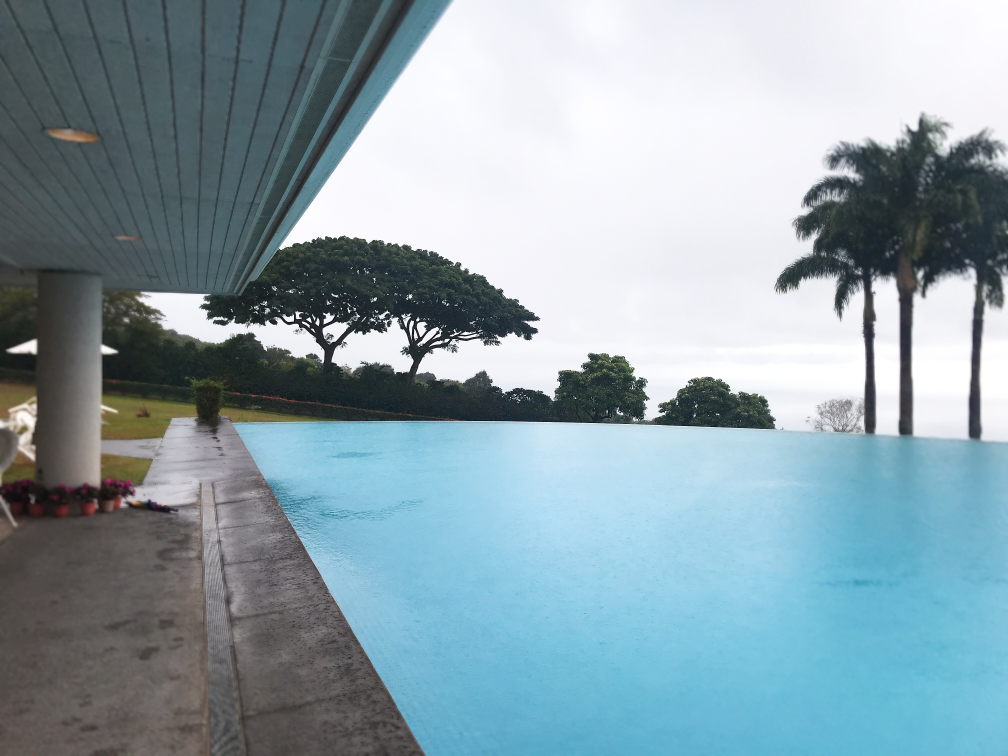
#> input picture 실습자료/pool.jpg, 4032 x 3024 px (shown at 1/4 size)
$ jupyter execute '12week_web_이미지분석.ipynb'   (shell and % lines are left out)
#> lines starting #> are read from the running program, lines starting #| are printed output that depends on the picture
[cell 1]
import numpy as np
import pandas as pd
import matplotlib.pyplot as plt
import matplotlib as mpl
import seaborn as sns
import korean_language

### 1개 픽셀 : 8비트(2의 8승, 256) , 컬러는 RGB 채널 3개로 24비트
#### opencv 사이트 : https://docs.opencv.org/4.5.0/index.html
### imread로 이미지를 읽고 변수에 담으면 ndarray배열 숫자값이 반환된다

[cell 2]
#!pip install opencv-python

[cell 3]
import cv2

[cell 4]
img = cv2.imread('./pool.jpg')
#> img is the input picture: shape (3024, 4032, 3); mean B, G, R 170.1, 161.5, 140.4

[cell 5]
img[[[ 87,  86,  76]]]

[cell 6]
type(img)

### 행,열, 차원

[cell 7]
img.shape
#> Out = (3024, 4032, 3)

[cell 8]
img.min(), img.max()
#> Out = (0, 255)

[cell 9]
plt.imshow(cv2.cvtColor(img, cv2.COLOR_BGR2RGB))
plt.show()

[cell 10]
img2 = 255 - img
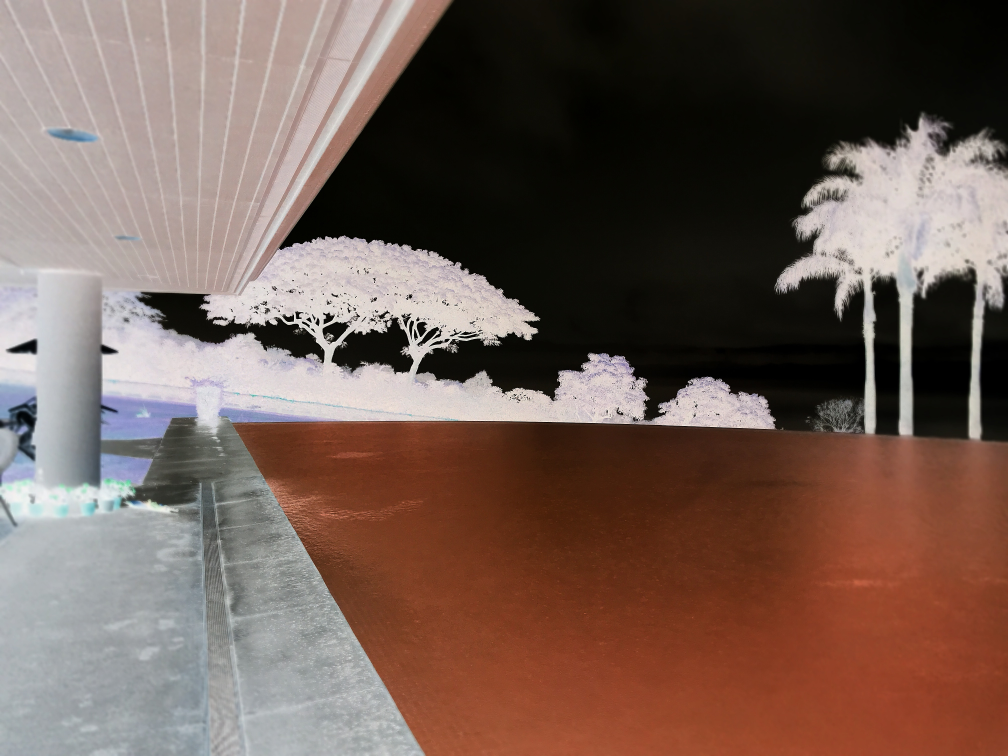
#> img2: shape (3024, 4032, 3) (shown at 1/4 size); mean B, G, R 84.9, 93.5, 114.6
plt.imshow(cv2.cvtColor(img2, cv2.COLOR_BGR2RGB))
plt.show()

[cell 11]
cv2.imwrite('pool2.jpg',img2)
#> Out = True

[cell 12]
img3 = cv2.cvtColor(img, cv2.COLOR_BGR2GRAY)
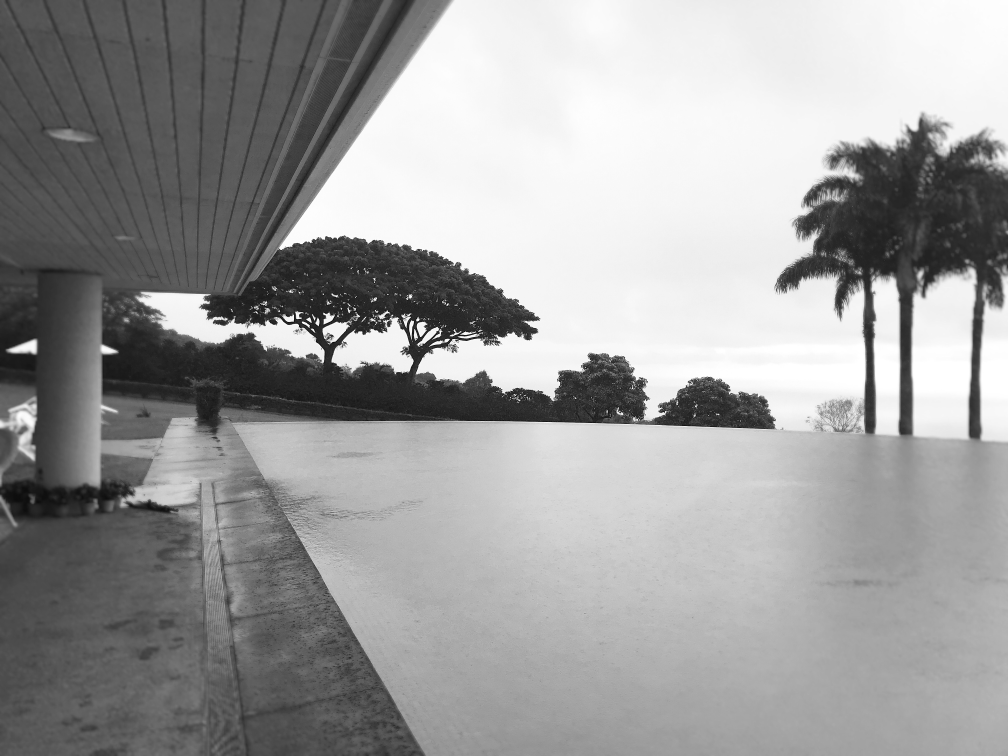
#> img3: shape (3024, 4032) (shown at 1/4 size); min 0, max 255, mean 156.1
plt.imshow(img3, cmap='gray')
plt.show()

[cell 13]
plt.subplot(1,2,1)
plt.imshow(cv2.cvtColor(img, cv2.COLOR_BGR2RGB))
plt.axis('off')
img4 = cv2.flip(img,1)
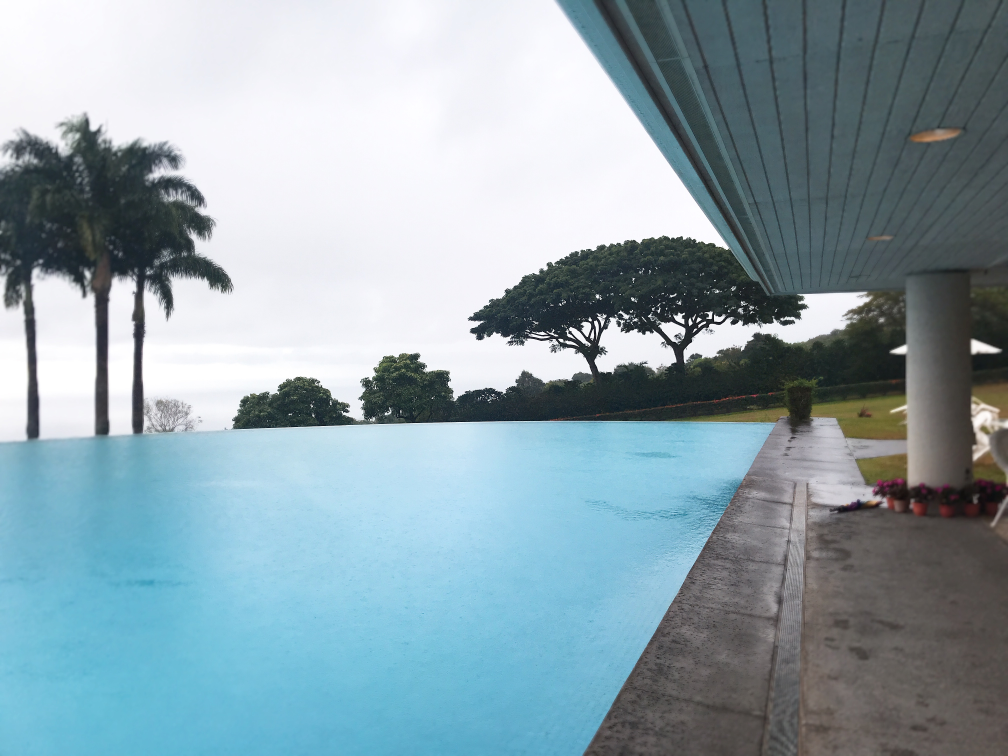
#> img4: shape (3024, 4032, 3) (shown at 1/4 size); mean B, G, R 170.1, 161.5, 140.4
plt.subplot(1,2,2)
plt.imshow(cv2.cvtColor(img4, cv2.COLOR_BGR2RGB))
plt.show()
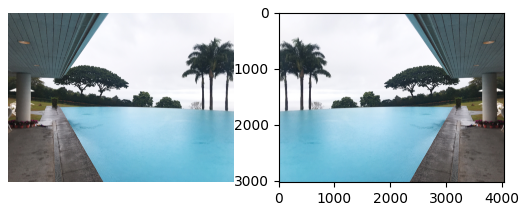
#> figure drawn by matplotlib, 2 panels

[cell 14]
img5 = cv2.resize(img, (400,300))
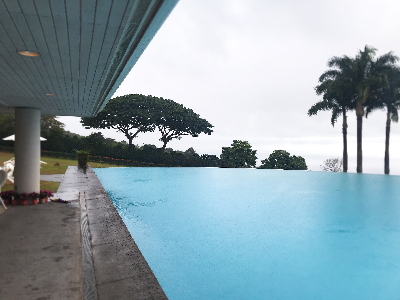
#> img5: shape (300, 400, 3); mean B, G, R 170, 161.4, 140.4
plt.imshow(cv2.cvtColor(img5, cv2.COLOR_BGR2RGB))
plt.show()

[cell 15]
img6 = img[0:100, 0:2000]
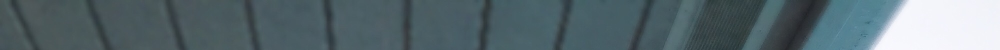
#> img6: shape (100, 2000, 3) (shown at 1/2 size); mean B, G, R 112.7, 107, 90.5
plt.imshow(cv2.cvtColor(img6, cv2.COLOR_BGR2RGB))
plt.show()

[cell 16]
img7 = cv2.blur(img,(100,100))
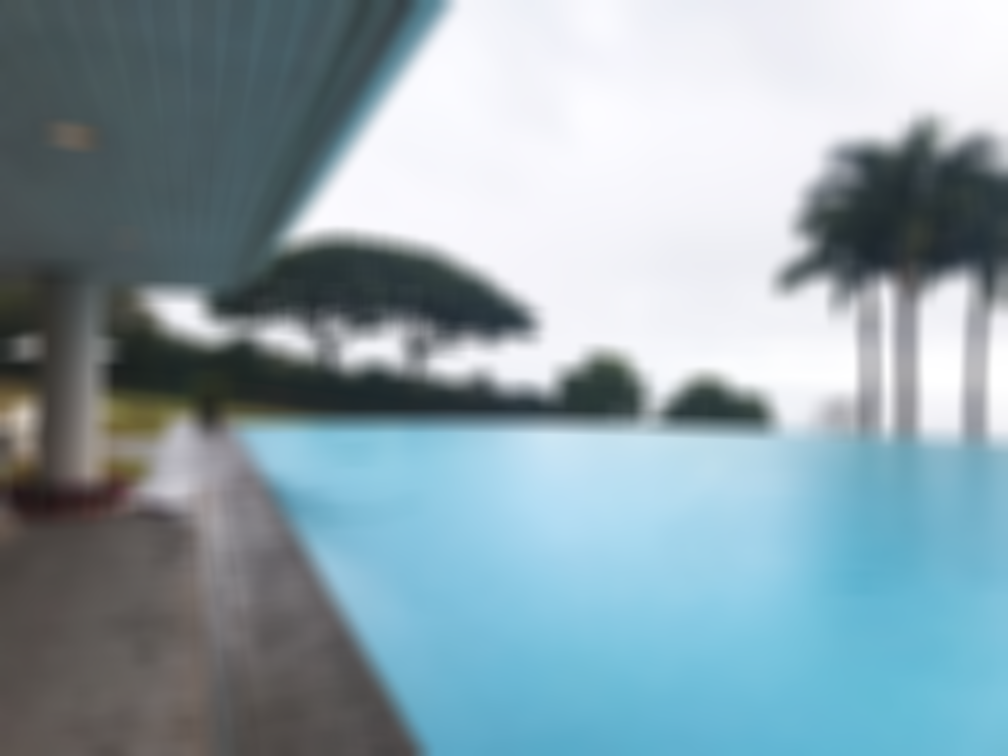
#> img7: shape (3024, 4032, 3) (shown at 1/4 size); mean B, G, R 170.1, 161.5, 140.4
plt.imshow(cv2.cvtColor(img7, cv2.COLOR_BGR2RGB))
plt.show()

[cell 17]
kernel =np.array([[0, -1, 0],
                 [-1, 5, -1],
                 [0, -1,0]])

[cell 18]
img8 = cv2.filter2D(img, -1, kernel)
plt.imshow(cv2.cvtColor(img8, cv2.COLOR_BGR2GRAY), cmap='gray')
plt.show()
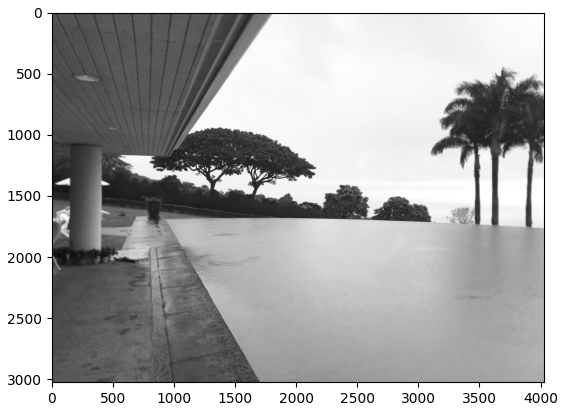
#> figure drawn by matplotlib, 1 panel

$ run again, with 실습자료/family.jpg copied over 실습자료/pool.jpg
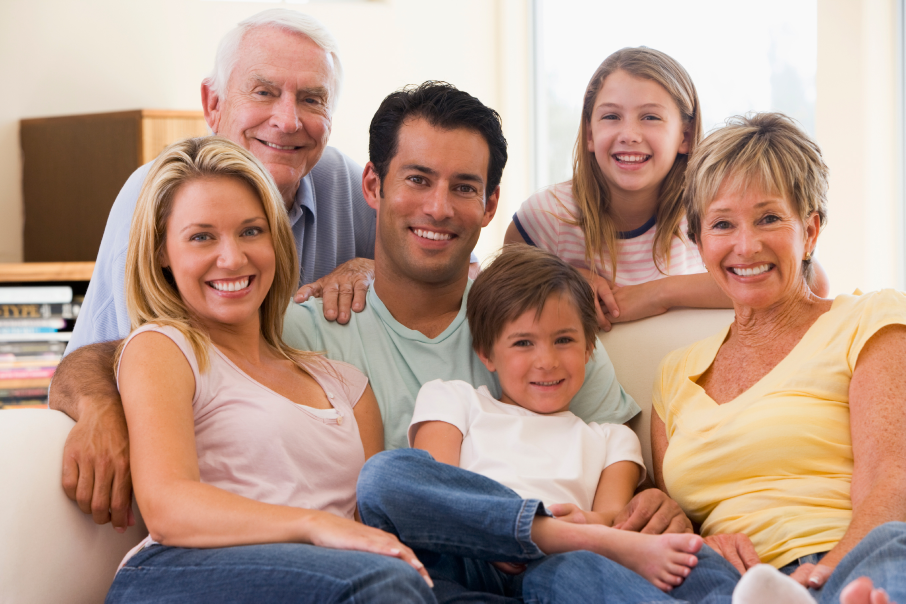
#> input picture 실습자료/family.jpg, 2716 x 1810 px (shown at 1/3 size)
#> img is the input picture: shape (1810, 2716, 3); mean B, G, R 139.1, 153.6, 183.5
#> `img.min(), img.max()`: Out = (0, 255)
#> `img2 = 255 - img`:
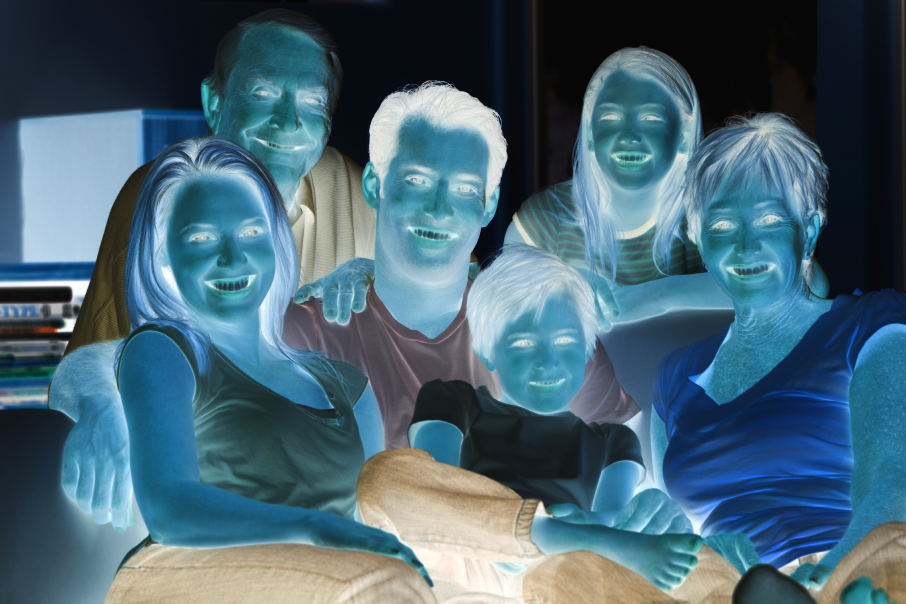
#> img2: shape (1810, 2716, 3) (shown at 1/3 size); mean B, G, R 115.9, 101.4, 71.5
#> `cv2.imwrite('pool2.jpg',img2)`: Out = True
#> `plt.show()`:
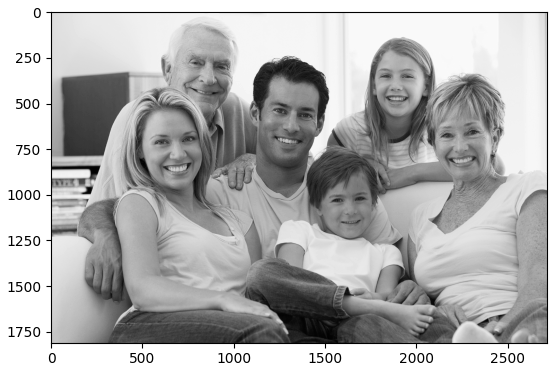
#> figure drawn by matplotlib, 1 panel
